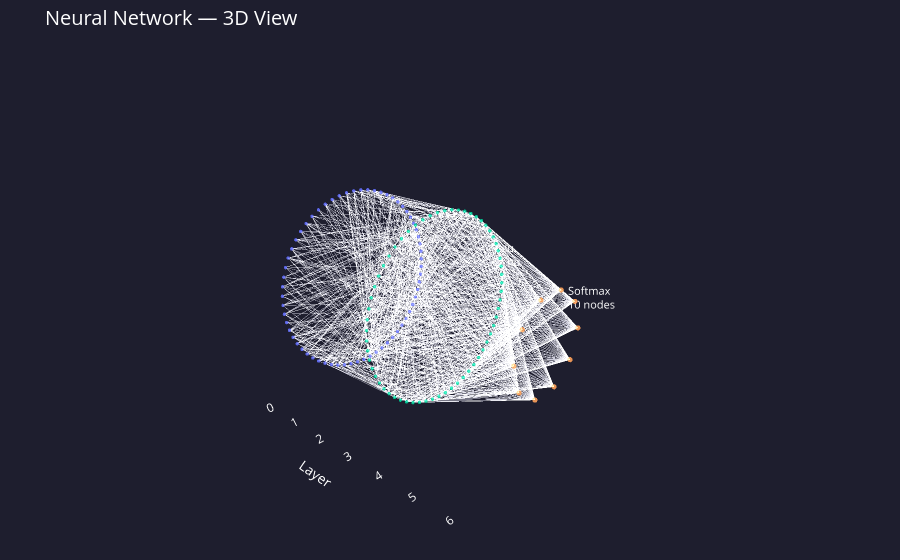
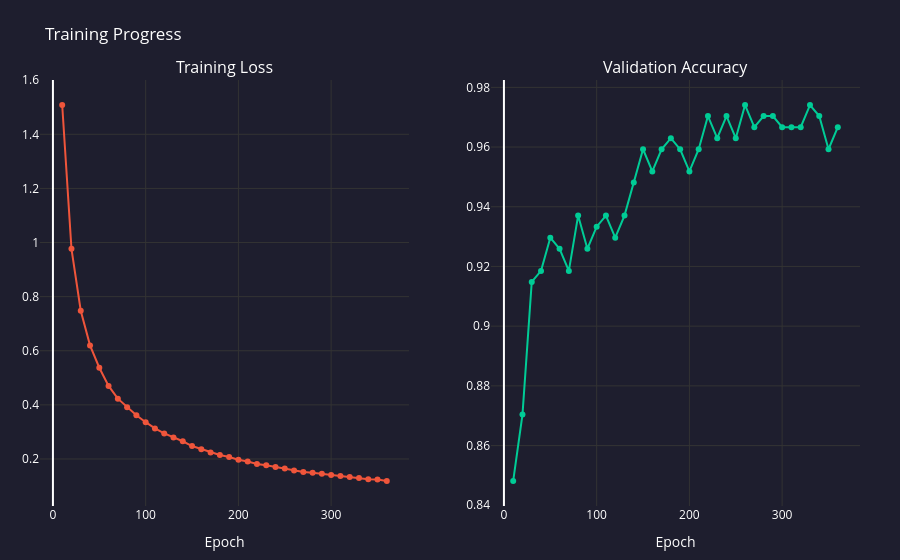

The notebook cell saved with these charts, in order:
### Markdown cell above
---
## 3b. Wizualizacje interaktywne

Poniższe wykresy otwierają się w przeglądarce:
- **Architektura 3D** – obracaj myszą, przewijaj aby przybliżyć.
- **Postęp trenowania** – najedź kursorem na punkt aby zobaczyć dokładne wartości.

### Code cell
from Code.Visualization.network_visualization import show_architecture_3d, show_training_progress

# 'best' is set by the Bayesian optimisation cell above

# ── 3D architecture of the best experiment ────────────────────────────
best_sizes = best['sizes']
best_acts  = best['act']

print(f"Showing 3D architecture for: {best['name']}")
show_architecture_3d(best_sizes, best_acts)

# ── Animated training progress of the best experiment ─────────────────
print(f"Showing training progress for: {best['name']}")
show_training_progress(best['trainer'].loss_history, best['trainer'].val_acc_history)

### Figure 1 — Plotly figure (JSON) as saved in the notebook; plotly's stock layout.template omitted (floating-point values rounded to 4 significant figures; data arrays with more than 128 entries replaced by an {"elided": "..."} marker saying what was removed)
{"data": [{"hoverinfo": "none", "line": {"color": "rgba(180,180,180,0.12)", "width": 0.8}, "mode": "lines", "name": "connections", "type": "scatter3d", "x": {"elided": "3600 int values"}, "y": {"elided": "3600 float values"}, "z": {"elided": "3600 float values"}}, {"hovertemplate": "%{text}<extra></extra>", "marker": {"color": {"elided": "136 str values"}, "line": {"width": 0}, "opacity": 0.9, "size": {"elided": "136 int values"}}, "mode": "markers", "name": "nodes", "text": {"elided": "136 str values"}, "type": "scatter3d", "x": {"elided": "136 int values"}, "y": {"elided": "136 float values"}, "z": {"elided": "136 float values"}}, {"hoverinfo": "none", "mode": "text", "name": "labels", "text": ["Input<br>64 nodes", "Relu<br>62 nodes", "Softmax<br>10 nodes"], "textfont": {"color": "white", "size": 11}, "type": "scatter3d", "x": [0, 3, 6], "y": [3, 2.962, 1.8], "z": [0, 0, 0]}], "layout": {"font": {"color": "white"}, "margin": {"b": 0, "l": 0, "r": 0, "t": 50}, "paper_bgcolor": "#1e1e2e", "scene": {"bgcolor": "#1e1e2e", "camera": {"eye": {"x": 1.6, "y": -1.8, "z": 1}, "up": {"x": 0, "y": 0, "z": 1}}, "xaxis": {"backgroundcolor": "#1e1e2e", "gridcolor": "#333", "showgrid": false, "title": {"text": "Layer"}, "zeroline": false}, "yaxis": {"backgroundcolor": "#1e1e2e", "gridcolor": "#333", "showgrid": false, "showticklabels": false, "title": {"text": ""}, "zeroline": false}, "zaxis": {"backgroundcolor": "#1e1e2e", "gridcolor": "#333", "showgrid": false, "showticklabels": false, "title": {"text": ""}, "zeroline": false}}, "showlegend": false, "title": {"font": {"color": "white", "size": 20}, "text": "Neural Network — 3D View"}}}

### Figure 2 — Plotly figure (JSON) as saved in the notebook; plotly's stock layout.template omitted (floating-point values rounded to 4 significant figures)
{"data": [{"hovertemplate": "Epoch %{x}<br>Loss: %{y:.4f}<extra></extra>", "line": {"color": "#EF553B", "width": 2}, "marker": {"size": 6}, "mode": "lines+markers", "name": "Loss", "type": "scatter", "x": [10, 20, 30, 40, 50, 60, 70, 80, 90, 100, 110, 120, 130, 140, 150, 160, 170, 180, 190, 200, 210, 220, 230, 240, 250, 260, 270, 280, 290, 300, 310, 320, 330, 340, 350, 360], "xaxis": "x", "y": [1.508, 0.9769, 0.7478, 0.6198, 0.5372, 0.4702, 0.4228, 0.391, 0.3617, 0.3359, 0.3129, 0.2943, 0.2795, 0.2655, 0.2477, 0.2357, 0.224, 0.2147, 0.2069, 0.1969, 0.1903, 0.1817, 0.1769, 0.1701, 0.1648, 0.1575, 0.152, 0.1488, 0.1451, 0.1406, 0.1369, 0.1338, 0.13, 0.1251, 0.1244, 0.1188], "yaxis": "y"}, {"hovertemplate": "Epoch %{x}<br>Accuracy: %{y:.4f}<extra></extra>", "line": {"color": "#00CC96", "width": 2}, "marker": {"size": 6}, "mode": "lines+markers", "name": "Val Accuracy", "type": "scatter", "x": [10, 20, 30, 40, 50, 60, 70, 80, 90, 100, 110, 120, 130, 140, 150, 160, 170, 180, 190, 200, 210, 220, 230, 240, 250, 260, 270, 280, 290, 300, 310, 320, 330, 340, 350, 360], "xaxis": "x2", "y": [0.8481, 0.8704, 0.9148, 0.9185, 0.9296, 0.9259, 0.9185, 0.937, 0.9259, 0.9333, 0.937, 0.9296, 0.937, 0.9482, 0.9593, 0.9518, 0.9593, 0.963, 0.9593, 0.9518, 0.9593, 0.9704, 0.963, 0.9704, 0.963, 0.9741, 0.9667, 0.9704, 0.9704, 0.9667, 0.9667, 0.9667, 0.9741, 0.9704, 0.9593, 0.9667], "yaxis": "y2"}], "layout": {"annotations": [{"font": {"size": 16}, "showarrow": false, "text": "Training Loss", "x": 0.225, "xanchor": "center", "xref": "paper", "y": 1, "yanchor": "bottom", "yref": "paper"}, {"font": {"size": 16}, "showarrow": false, "text": "Validation Accuracy", "x": 0.775, "xanchor": "center", "xref": "paper", "y": 1, "yanchor": "bottom", "yref": "paper"}], "font": {"color": "white"}, "margin": {"b": 40, "l": 40, "r": 40, "t": 80}, "paper_bgcolor": "#1e1e2e", "plot_bgcolor": "#1e1e2e", "showlegend": false, "title": {"text": "Training Progress"}, "xaxis": {"anchor": "y", "domain": [0, 0.45], "gridcolor": "#333", "title": {"text": "Epoch"}}, "xaxis2": {"anchor": "y2", "domain": [0.55, 1], "gridcolor": "#333", "title": {"text": "Epoch"}}, "yaxis": {"anchor": "x", "domain": [0, 1], "gridcolor": "#333"}, "yaxis2": {"anchor": "x2", "domain": [0, 1], "gridcolor": "#333"}}}
